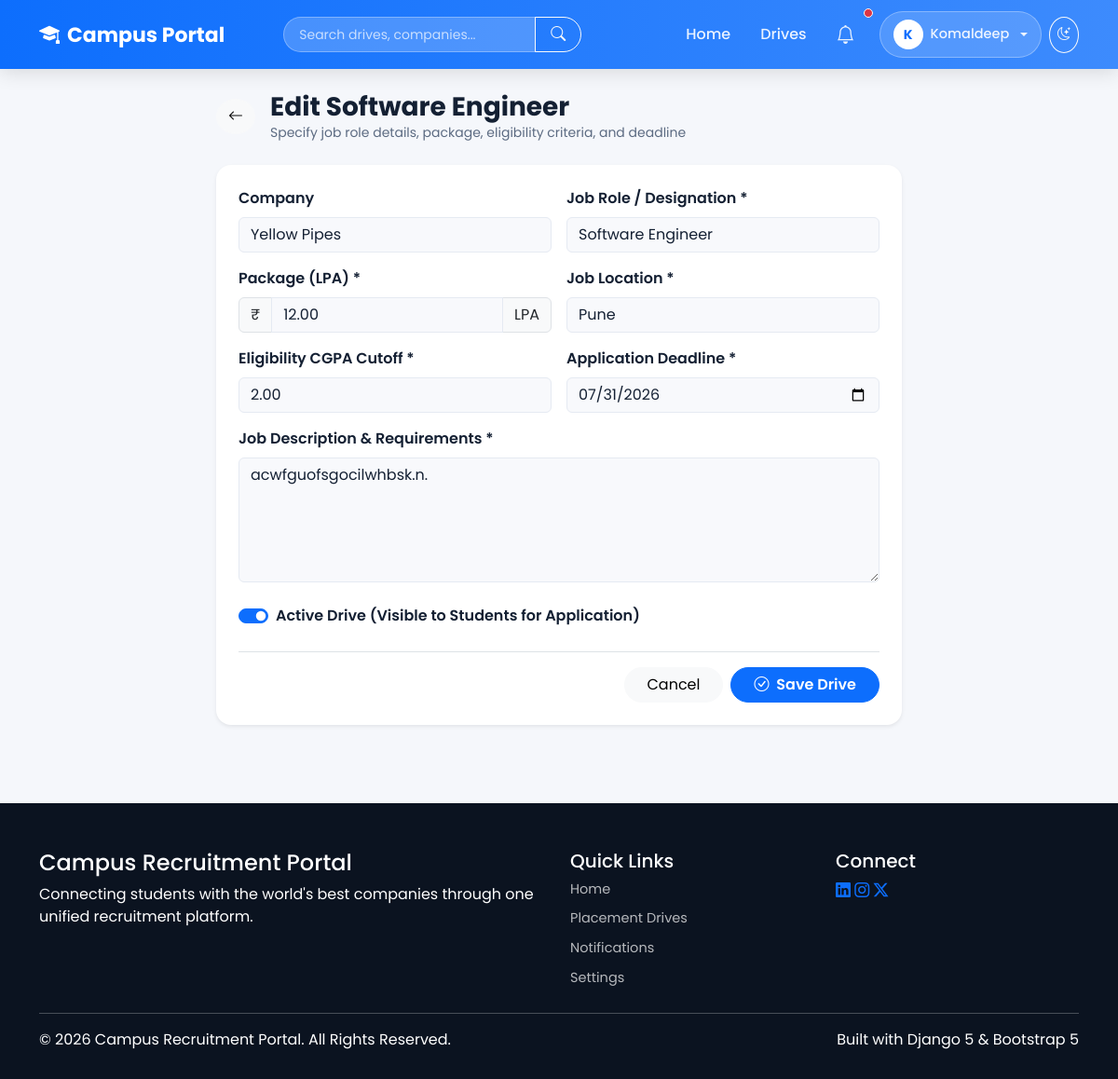
/recruiter/drives/1/edit/ (signed in), run on the app's committed database.
### accounts/models.py (models this page shows, shortened)
class CustomUser(AbstractUser):
    ROLE_CHOICES = [
        ("student", "Student"),
        ("recruiter", "Recruiter"),
        ("placement_officer", "Placement Officer"),
    ]
    email = models.EmailField(unique=True)
    phone_number = models.CharField(
        max_length=15,
        blank=True
    )
    role = models.CharField(
        max_length=25,
        choices=ROLE_CHOICES,
        default="student",
    )
    objects = CustomUserManager()
    USERNAME_FIELD = "email"
    REQUIRED_FIELDS = ["username"]

### placement/models.py (models this page shows, shortened)
class PlacementDrive(models.Model):
    company = models.ForeignKey(
        Company,
        on_delete=models.CASCADE,
        related_name="drives"
    )
    job_role = models.CharField(max_length=150)
    package = models.DecimalField(
        max_digits=8,
        decimal_places=2
    )
    location = models.CharField(max_length=100)
    eligibility_cgpa = models.DecimalField(
        max_digits=4,
        decimal_places=2
    )
    description = models.TextField()
    deadline = models.DateField()
    created_by = models.ForeignKey(
        PlacementOfficerProfile,
        on_delete=models.SET_NULL,
        null=True,
        blank=True
    )
    recruiter = models.ForeignKey(
        "recruiters.RecruiterProfile",
        on_delete=models.SET_NULL,
        null=True,
        blank=True,
        related_name="created_drives"
    )
    created_at = models.DateTimeField(default=timezone.now)
    is_active = models.BooleanField(default=True)

### recruiters/views.py (the view)
# urls.py: path("drives/<int:drive_id>/edit/", views.edit_drive, name="recruiter_edit_drive"),
@login_required
def edit_drive(request, drive_id):
    recruiter = _get_recruiter_profile(request.user)
    drive = get_object_or_404(PlacementDrive, id=drive_id, recruiter=recruiter)
    if request.method == "POST":
        form = PlacementDriveForm(request.POST, instance=drive)
        if form.is_valid():
            form.save()
            messages.success(request, f"Placement Drive '{drive.job_role}' updated successfully!")
            return redirect("recruiter_manage_drives")
    else:
        form = PlacementDriveForm(instance=drive)
    return render(request, "recruiters/drive_form.html", {"form": form, "drive": drive, "title": f"Edit {drive.job_role}"})

### placement/models.py (called while the page is built)
    def __str__(self):
        return self.name

### recruiters/views.py (called while the page is built)
def _get_recruiter_profile(user):
    profile, created = RecruiterProfile.objects.get_or_create(
        user=user,
        defaults={"company_name": user.first_name or "Company", "designation": "Recruiter"}
    )
    return profile

### templates/recruiters/drive_form.html (shortened to what this page needs)
{% extends "base.html" %}
{% block content %}
<div class="container py-4">
    <div class="row justify-content-center">
        <div class="col-lg-8">
            <div class="d-flex align-items-center mb-4">
                <a href="{% url 'recruiter_manage_drives' %}" class="btn btn-light rounded-circle me-3">
                    <i class="bi bi-arrow-left"></i>
                </a>
                <div>
                    <h3 class="fw-bold mb-0">{{ title }}</h3>
                    <p class="text-muted small mb-0">Specify job role details, package, eligibility criteria, and deadline</p>
                </div>
            </div>
            <div class="card border-0 shadow-sm rounded-4 p-4 bg-white">
                <form method="POST">
                    <div class="row g-3">
                        <div class="col-md-6">
                            <label class="form-label fw-semibold">Company</label>
                            {{ form.company }}
                        </div>
                        <div class="col-md-6">
                            <label class="form-label fw-semibold">Job Role / Designation *</label>
                            {{ form.job_role }}
                        </div>
                        <div class="col-md-6">
                            <label class="form-label fw-semibold">Package (LPA) *</label>
                            <div class="input-group">
                                <span class="input-group-text bg-light">₹</span>
                                {{ form.package }}
                                <span class="input-group-text bg-light">LPA</span>
                            </div>
                        </div>
                        <div class="col-md-6">
                            <label class="form-label fw-semibold">Job Location *</label>
                            {{ form.location }}
                        </div>
                        <div class="col-md-6">
                            <label class="form-label fw-semibold">Eligibility CGPA Cutoff *</label>
                            {{ form.eligibility_cgpa }}
                        </div>
                        <div class="col-md-6">
                            <label class="form-label fw-semibold">Application Deadline *</label>
                            {{ form.deadline }}
                        </div>
                        <div class="col-12">
                            <label class="form-label fw-semibold">Job Description & Requirements *</label>
                            {{ form.description }}
                        </div>
                        <div class="col-12">
                            <div class="form-check form-switch mt-2">
                                {{ form.is_active }}
                                <label class="form-check-label fw-semibold" for="{{ form.is_active.id_for_label }}">
                                    Active Drive (Visible to Students for Application)
                                </label>
                            </div>
                        </div>
                    </div>
                    <div class="d-flex justify-content-end gap-2 mt-4 pt-3 border-top">
                        <a href="{% url 'recruiter_manage_drives' %}" class="btn btn-light rounded-pill px-4">Cancel</a>
                        <button type="submit" class="btn btn-primary rounded-pill px-4 fw-semibold">
                            <i class="bi bi-check-circle me-1"></i> Save Drive
                        </button>
                    </div>
                </form>
            </div>
        </div>
    </div>
</div>
{% endblock %}

### templates/base.html (shortened to what this page needs)
<!DOCTYPE html>
<html lang="en">
<head>
<link href="https://cdn.jsdelivr.net/npm/bootstrap@5.3.3/dist/css/bootstrap.min.css" rel="stylesheet">
<link rel="stylesheet" href="https://cdn.jsdelivr.net/npm/bootstrap-icons@1.11.3/font/bootstrap-icons.min.css">
</head>
<body>
<nav class="navbar navbar-expand-lg sticky-top">
<div class="container">
    <a class="navbar-brand" href="/"><i class="bi bi-mortarboard-fill"></i> Campus Portal</a>
    <div class="collapse navbar-collapse" id="nav">
        <form action="{% url 'global_search' %}" method="GET" class="d-flex mx-auto my-2 my-lg-0" style="max-width: 320px; width: 100%;">
            <div class="input-group">
                <input type="text" name="q" class="form-control nav-search-input" placeholder="Search drives, companies..." value="{{ request.GET.q }}">
                <button class="btn btn-outline-light rounded-end-pill px-3" type="submit"><i class="bi bi-search"></i></button>
            </div>
        </form>
        <ul class="navbar-nav ms-auto align-items-lg-center">
            <li class="nav-item">
                <a class="nav-link {% if request.resolver_match.url_name == 'home' %}active{% endif %}" href="/">Home</a>
            </li>
            <li class="nav-item">
                <a class="nav-link" href="{% url 'placement_drives' %}">Drives</a>
            </li>
            {% if user.is_authenticated %}
                <li class="nav-item me-2">
                    <a class="nav-link position-relative" href="{% url 'notifications_list' %}" title="Notifications">
                        <i class="bi bi-bell fs-5"></i>
                        {% if user.notifications.filter.is_read.count > 0 or user.notifications.count > 0 %}
                            <span class="position-absolute top-0 start-100 translate-middle p-1 bg-danger border border-light rounded-circle"></span>
                        {% endif %}
                    </a>
                </li>
                <li class="nav-item dropdown">
                    <a class="nav-link user-menu-toggle dropdown-toggle" href="#" role="button" data-bs-toggle="dropdown">
                        <span class="user-avatar-circle">{{ user.first_name|default:user.username|first|upper }}</span>
                        <span>{{ user.first_name|default:user.username }}</span>
                    </a>
                </li>
            {% endif %}
            <li class="nav-item ms-lg-2 mt-2 mt-lg-0">
                <button onclick="toggleTheme()" class="btn btn-sm btn-outline-light rounded-circle p-2" id="themeToggleBtn" title="Toggle Theme" aria-label="Toggle theme">
                    <i class="bi bi-moon-stars"></i>
                </button>
            </li>
        </ul>
    </div>
</div>
</nav>
<main>
{% block content %}
{% endblock %}
</main>
<footer>
<div class="container">
    <div class="row">
        <div class="col-md-6 mb-4 mb-md-0">
            <h4>Campus Recruitment Portal</h4>
            <p>Connecting students with the world's best companies through one unified recruitment platform.</p>
        </div>
        <div class="col-md-3 mb-4 mb-md-0">
            <h5>Quick Links</h5>
            <a href="/" class="footer-link">Home</a>
            <a href="{% url 'placement_drives' %}" class="footer-link">Placement Drives</a>
            <a href="{% url 'notifications_list' %}" class="footer-link">Notifications</a>
            <a href="{% url 'user_settings' %}" class="footer-link">Settings</a>
        </div>
        <div class="col-md-3">
            <h5>Connect</h5>
            <div>
                <a href="#" class="social-icon"><i class="bi bi-linkedin"></i></a>
                <a href="#" class="social-icon"><i class="bi bi-instagram"></i></a>
                <a href="#" class="social-icon"><i class="bi bi-twitter-x"></i></a>
            </div>
        </div>
    </div>
    <hr>
    <div class="d-flex flex-column flex-md-row justify-content-between align-items-center">
        <p class="footer-bottom mb-0">© 2026 Campus Recruitment Portal. All Rights Reserved.</p>
        <p class="footer-bottom mb-0">Built with Django 5 & Bootstrap 5</p>
    </div>
</div>
</footer>
</body>
</html>

### templates/base.html (style rules this page uses)
:root { --brand-blue: #0d6efd; --brand-blue-light: #3d8bfd; --brand-dark: #0b1320; --text-muted: #5c6b82; --bg-soft: #f5f7fb; --surface: #ffffff; --surface-2: #f8f9fc; --border-color: #e5eaf2; --text-color: #142033; --radius-lg: 20px; --radius-md: 14px; }
body { font-family: 'Poppins', sans-serif; background: var(--bg-soft); color: var(--text-color); display: flex; flex-direction: column; min-height: 100vh; transition: background-color 0.3s ease, color 0.3s ease; }
main { flex: 1; }
a { color: var(--brand-blue); }
.card, .list-group-item, .table, .form-control, .form-select, .alert { border-color: var(--border-color); }
.card { background: var(--surface); color: var(--text-color); border: 1px solid var(--border-color); border-radius: var(--radius-lg); box-shadow: 0 10px 30px rgba(0, 0, 0, 0.06); }
.form-control, .form-select, .form-control:focus, .form-select:focus { background: var(--surface-2); color: var(--text-color); border-color: var(--border-color); }
.text-muted { color: var(--text-muted) !important; }
.navbar { background: linear-gradient(90deg, var(--brand-blue), var(--brand-blue-light)); box-shadow: 0 4px 20px rgba(0, 0, 0, .12); padding: 12px 0; }
.navbar-brand { font-size: 22px; font-weight: 700; color: #fff !important; display: flex; align-items: center; gap: 8px; }
.nav-link { color: rgba(255, 255, 255, .9) !important; font-weight: 500; margin-left: 4px; padding: 8px 14px !important; border-radius: 30px; transition: .25s; }
.nav-search-input { background: rgba(255, 255, 255, 0.2); border: 1px solid rgba(255, 255, 255, 0.3); color: #fff; border-radius: 30px; padding: 6px 16px; font-size: 14px; }
.nav-search-input::placeholder { color: rgba(255, 255, 255, 0.7); }
.user-menu-toggle { display: flex; align-items: center; gap: 8px; background: rgba(255, 255, 255, .15); border: 1px solid rgba(255, 255, 255, .3); color: #fff; border-radius: 30px; padding: 5px 14px 5px 5px; font-weight: 500; font-size: 14.5px; }
.user-avatar-circle { width: 32px; height: 32px; border-radius: 50%; background: #fff; color: var(--brand-blue); font-weight: 700; display: flex; align-items: center; justify-content: center; font-size: 14px; }
footer { background: var(--brand-dark); color: #fff; padding: 50px 0 30px; margin-top: 60px; }
footer .footer-link { color: rgba(255, 255, 255, .7); text-decoration: none; display: block; margin-bottom: 10px; font-size: 14.5px; transition: .2s; }

### data on the page
CustomUser: first_name|first "K", first_name "Komaldeep"
PlacementDrive: company "Yellow Pipes", job_role "Software Engineer", package "12.00", location "Pune", eligibility_cgpa "2.00", deadline "07/31/2026", description "acwfguofsgocilwhbsk.n.", is_active "☑"

### other printed values
{{ title }} "Edit Software Engineer"
